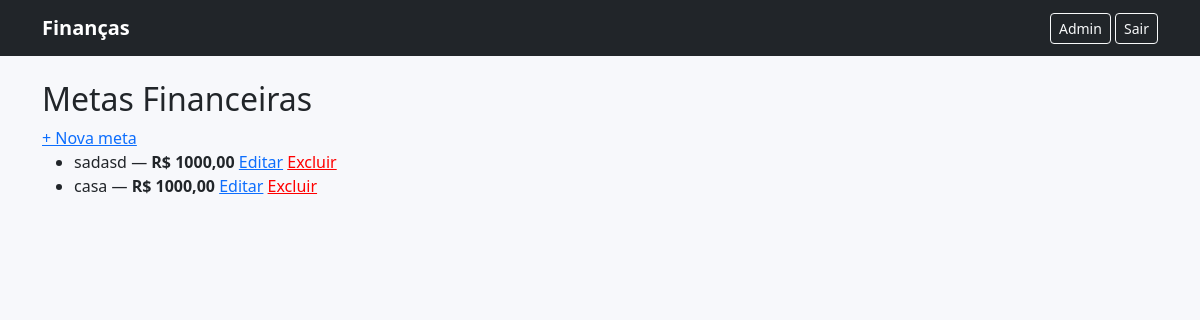
The app's page /metas/, older data.
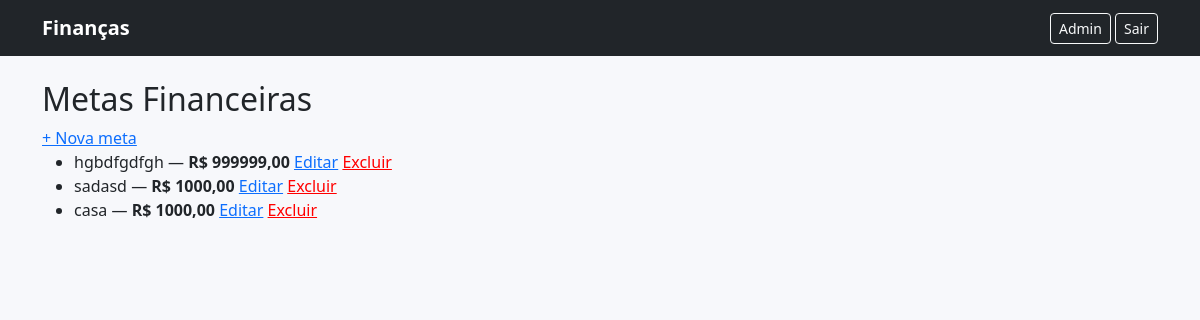
The same page, newer data.
### financas/models.py (models this page shows, shortened)
class MetaFinanceira(models.Model):
    titulo = models.CharField(max_length=120)
    valor_objetivo = models.DecimalField(max_digits=12, decimal_places=2)
    criado_em = models.DateTimeField(auto_now_add=True)

### financas/views.py (the view)
# urls.py: path("metas/", views.metas_list, name="metas_list"),
def metas_list(request):
    metas = MetaFinanceira.objects.all().order_by("-criado_em")
    return render(request, "financas/metas_list.html", {"metas": metas})

### templates/financas/metas_list.html
{% extends "financas/base.html" %}
{% block content %}
<h2>Metas Financeiras</h2>
<a href="{% url 'financas:metas_create' %}">+ Nova meta</a>
<ul>
  {% for m in metas %}
  <li>
    {{ m.titulo }} — <strong>R$ {{ m.valor_objetivo }}</strong>
    <a href="{% url 'financas:metas_update' m.pk %}">Editar</a>
    <a href="{% url 'financas:metas_delete' m.pk %}" style="color:red;">Excluir</a>
  </li>
  {% empty %}
  <li>Nenhuma meta cadastrada.</li>
  {% endfor %}
</ul>
{% endblock %}

Row changes from the older to the newer data that the page shows:
added MetaFinanceira: titulo "hgbdfgdfgh", valor_objetivo "999999,00"
